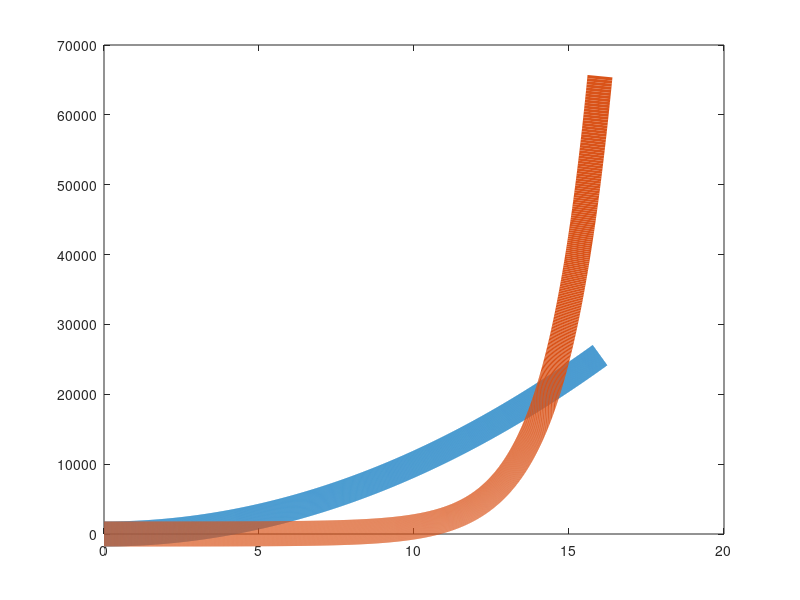

Write the MATLAB code that produced this figure.
x = 0 : 0.01 : 16;
y = 100.*x.^2;
z = 2.^x;
plot(x, y, 'linewidth', 18);
hold on;
plot(x,z, 'linewidth', 18);

% function plotFunction(x, y)
%     plot(x, y);
%     hold on;
%     for i = 1:5:length(x)
%         plot(x(i), y(i), 'x');
%         hold on;
%     end
% end
